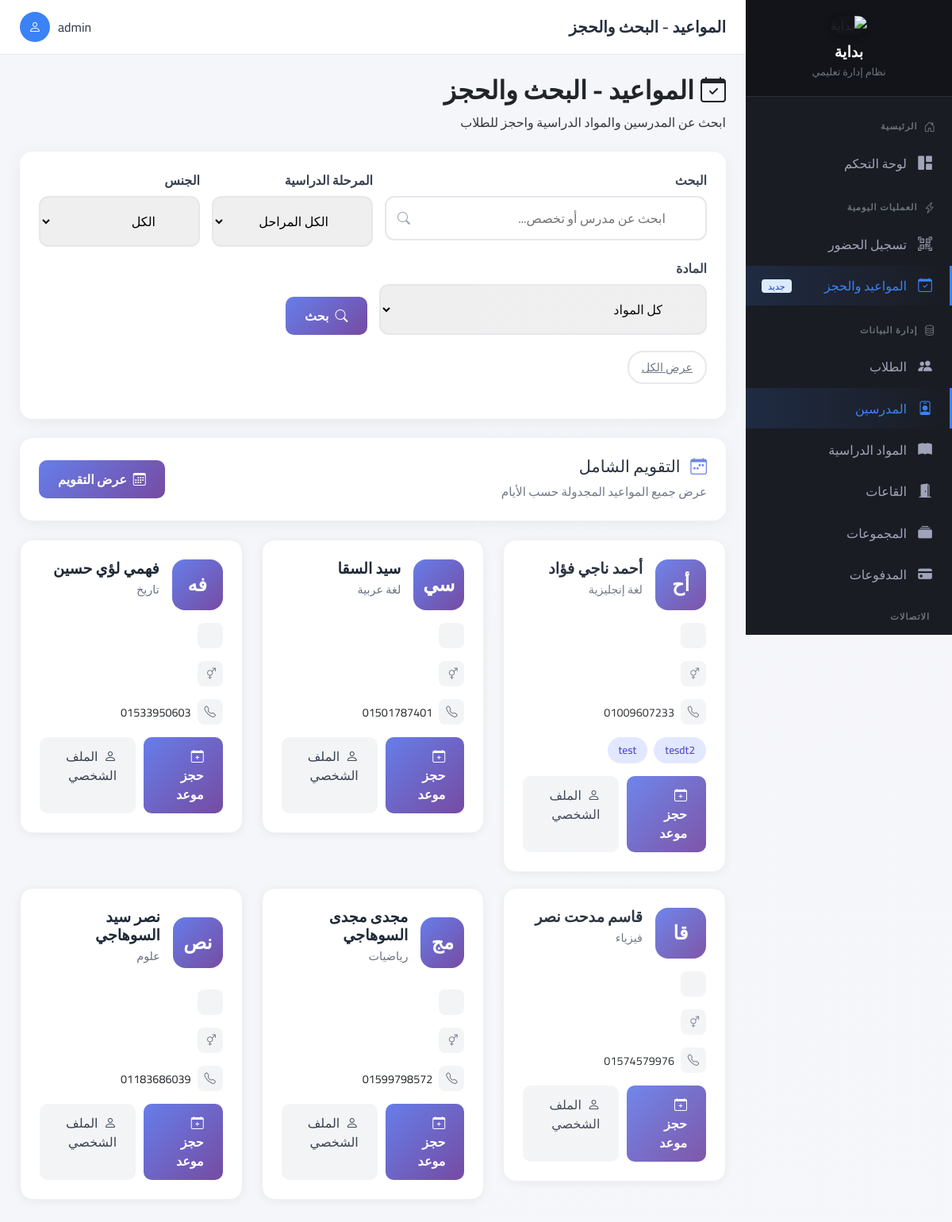
Screenshot of /teachers/bookings/ (signed in) with the database file from the repository.
### apps/accounts/models.py (models this page shows, shortened)
class User(AbstractUser):
    ROLE_CHOICES = [
        ('admin', 'مدير النظام'),
        ('supervisor', 'مشرف الحضور'),
        ('teacher', 'مدرس'),
    ]
    user_id = models.AutoField(primary_key=True)
    role = models.CharField(
        max_length=20,
        choices=ROLE_CHOICES,
        default='supervisor',
        verbose_name='الدور'
    )
    phone = models.CharField(
        max_length=17,
        blank=True,
        verbose_name='رقم الهاتف'
    )
    is_active = models.BooleanField(default=True)
    created_at = models.DateTimeField(auto_now_add=True)
    updated_at = models.DateTimeField(auto_now=True)
    class Meta:
        db_table = 'users'
        verbose_name = 'مستخدم'
        verbose_name_plural = 'المستخدمين'

### apps/teachers/models.py (models this page shows, shortened)
class Teacher(models.Model):
    teacher_id = models.AutoField(primary_key=True)
    full_name = models.CharField(max_length=255, verbose_name="اسم المدرس")
    phone = models.CharField(max_length=17, verbose_name="رقم الهاتف")
    email = models.EmailField(
        blank=True,
        null=True,
        unique=True,
        verbose_name="البريد الإلكتروني",
        help_text="حقل اختياري"
    )
    subjects = models.ManyToManyField(
        Subject,
        blank=True,
        related_name='teachers',
        verbose_name="التخصصات / المواد"
    )
    specialization = models.CharField(
        max_length=100,
        blank=True,
        verbose_name="التخصص (قديم)"
    )
    photo = models.ImageField(
        upload_to='teachers/photos/',
        blank=True,
        null=True,
        verbose_name="الصورة الشخصية",
        help_text="ضرورية لطباعة ظهر كارنيه الطالب"
    )
    hire_date = models.DateField(verbose_name="تاريخ التعيين")
    is_active = models.BooleanField(default=True, verbose_name="نشط")
    created_at = models.DateTimeField(auto_now_add=True)
    updated_at = models.DateTimeField(auto_now=True)
    class Meta:
        db_table = 'teachers'
        verbose_name = 'مدرس'
        verbose_name_plural = 'المدرسين'
        ordering = ['full_name']

class Subject(models.Model):
    name = models.CharField(max_length=100, unique=True, verbose_name="اسم المادة")
    class Meta:
        db_table = 'subjects'
        verbose_name = 'مادة دراسية'
        verbose_name_plural = 'المواد الدراسية'
        ordering = ['name']

### apps/teachers/views.py (the view)
# urls.py: path('bookings/', views.booking_search, name='booking_search'),
@login_required
def booking_search(request):
    query = request.GET.get('q', '')
    education_stage = request.GET.get('education_stage', '')
    gender = request.GET.get('gender', '')
    subject_id = request.GET.get('subject', '')
    subjects = Subject.objects.all().order_by('name')
    teachers = Teacher.objects.filter(is_active=True)
    if query:
        teachers = teachers.filter(
            Q(full_name__icontains=query) |
            Q(specialization__icontains=query)
        )
    if education_stage:
        teachers = teachers.filter(groups__education_stage=education_stage)
    if gender:
        teachers = teachers.filter(groups__gender_type=gender)
    if subject_id:
        teachers = teachers.filter(subjects__subject_id=subject_id)
    teachers = teachers.distinct()
    rooms = Room.objects.filter(is_active=True).order_by('name')
    context = {
        'teachers': teachers,
        'subjects': subjects,
        'rooms': rooms,
        'query': query,
        'education_stage': education_stage,
        'gender': gender,
        'selected_subject': subject_id,
        'education_stages': [
            ('primary', 'ابتدائي'),
            ('preparatory', 'اعدادي'),
            ('secondary', 'ثانوي'),
        ],
        'gender_types': [
            ('male', 'بنين'),
            ('female', 'بنات'),
            ('mixed', 'مختلط'),
        ],
    }
    return render(request, 'teachers/bookings/search.html', context)

### templates/teachers/bookings/search.html (shortened to what this page needs)
{% extends 'base.html' %}
{% block page_title %}المواعيد - البحث والحجز{% endblock %}
{% block content %}
<div class="search-hero">
    <div class="search-hero-content">
        <h1><i class="bi bi-calendar-check me-2"></i>المواعيد - البحث والحجز</h1>
        <p>ابحث عن المدرسين والمواد الدراسية واحجز للطلاب</p>
    </div>
</div>
<div class="search-card">
    <form method="get" class="filter-section">
        <div class="filter-group" style="flex: 2; min-width: 300px;">
            <label>البحث</label>
            <div class="search-input-wrapper">
                <i class="bi bi-search search-icon"></i>
                <input type="text" name="q" class="search-input" placeholder="ابحث عن مدرس أو تخصص..." value="{{ query }}">
            </div>
        </div>
        <div class="filter-group">
            <label>المرحلة الدراسية</label>
            <select name="education_stage" class="search-input">
                <option value="">الكل المراحل</option>
            </select>
        </div>
        <div class="filter-group">
            <label>الجنس</label>
            <select name="gender" class="search-input">
                <option value="">الكل</option>
            </select>
        </div>
        <div class="filter-group">
            <label>المادة</label>
            <select name="subject" class="search-input">
                <option value="">كل المواد</option>
            </select>
        </div>
        <div class="filter-group" style="display: flex; align-items: flex-end;">
            <button type="submit" class="btn-book">
                <i class="bi bi-search me-2"></i>بحث
            </button>
        </div>
    </form>
    <div class="quick-filters">
        <a href="{% url 'teachers:booking_search' %}" class="quick-filter-btn">
             عرض الكل
        </a>
    </div>
</div>
<div class="search-card" style="display: flex; justify-content: space-between; align-items: center;">
    <div>
        <h3 style="margin: 0 0 8px 0; color: #1f2937; font-size: 1.3rem;">
            <i class="bi bi-calendar-week me-2" style="color: #667eea;"></i>
            التقويم الشامل
        </h3>
        <p style="margin: 0; color: #6b7280; font-size: 0.95rem;">
            عرض جميع المواعيد المجدولة حسب الأيام
        </p>
    </div>
    <a href="{% url 'teachers:booking_calendar' %}" class="btn-book">
        <i class="bi bi-calendar3 me-2"></i>عرض التقويم
    </a>
</div>
{% if teachers %}
    <div class="row">
        {% for teacher in teachers %}
        <div class="col-lg-6 col-xl-4">
            <div class="teacher-card">
                <div class="teacher-card-header">
                    <div class="teacher-avatar">
                        {{ teacher.full_name|slice:"0:2"|upper }}
                    </div>
                    <div class="teacher-info">
                        <h3>{{ teacher.full_name }}</h3>
                        <p class="teacher-specialization">{{ teacher.specialization|default:"-" }}</p>
                    </div>
                </div>
                <div class="teacher-details">
                    <div class="detail-item">
                        <div class="detail-icon">
                        </div>
                    </div>
                    <div class="detail-item">
                        <div class="detail-icon">
                            <i class="bi bi-gender-ambiguous"></i>
                        </div>
                    </div>
                    <div class="detail-item">
                        <div class="detail-icon">
                            <i class="bi bi-telephone"></i>
                        </div>
                        <span>{{ teacher.phone|default:"-" }}</span>
                    </div>
                </div>
                {% if teacher.subjects.all %}
                <div class="subjects-tags" style="margin-bottom: 16px;">
                    {% for subject in teacher.subjects.all|slice:"0:3" %}
                    <span class="subject-tag">{{ subject.name }}</span>
                    {% endfor %}
                </div>
                {% endif %}
                <div class="teacher-actions">
                    <a href="{% url 'teachers:booking_create_for_teacher' teacher.teacher_id %}" class="btn-book">
                        <i class="bi bi-calendar-plus me-1"></i>
                        حجز موعد
                    </a>
                    <a href="{% url 'teachers:detail' teacher.teacher_id %}" class="btn-view">
                        <i class="bi bi-person me-1"></i>
                        الملف الشخصي
                    </a>
                </div>
            </div>
        </div>
        {% endfor %}
    </div>
{% else %}
    <div class="empty-state">
        <i class="bi bi-search"></i>
        <h3>لا توجد نتائج</h3>
        <p>جرب البحث بكلمات مختلفة أو مسح الفلاتر</p>
</div>
{% endif %}
{% endblock %}

### templates/base.html (shortened to what this page needs)
<!DOCTYPE html>
<html lang="ar" dir="rtl">
<head>
    <link href="https://cdn.jsdelivr.net/npm/bootstrap@5.3.2/dist/css/bootstrap.rtl.min.css" rel="stylesheet">
    <link rel="stylesheet" href="https://cdn.jsdelivr.net/npm/bootstrap-icons@1.11.1/font/bootstrap-icons.css">
</head>
<body>
    <aside class="sidebar" id="sidebar">
        <div class="sidebar-header">
            <img src="https://quant1.b-cdn.net/R3TXa5heKSHw.jpeg" alt="بداية" class="sidebar-logo">
            <h4>بداية</h4>
            <span>نظام إدارة تعليمي</span>
        </div>
        <nav class="sidebar-menu">
            <div class="menu-section">
                <div class="menu-header">
                    <i class="bi bi-house-door"></i>
                    الرئيسية
                </div>
                <a href="{% url 'reports:dashboard' %}" class="menu-item {% if request.resolver_match.namespace == 'reports' and request.resolver_match.url_name == 'dashboard' %}active{% endif %}">
                    <i class="bi bi-grid-1x2-fill"></i>
                    <span>لوحة التحكم</span>
                </a>
            </div>
            <div class="menu-section">
                <div class="menu-header">
                    <i class="bi bi-lightning-charge"></i>
                    العمليات اليومية
                </div>
                <a href="{% url 'attendance:scanner' %}" class="menu-item {% if request.resolver_match.url_name == 'scanner' %}active{% endif %}">
                    <i class="bi bi-qr-code-scan"></i>
                    <span>تسجيل الحضور</span>
                </a>
                <a href="{% url 'teachers:booking_search' %}" class="menu-item {% if 'booking' in request.resolver_match.url_name %}active{% endif %}">
                    <i class="bi bi-calendar-check"></i>
                    <span>المواعيد والحجز</span>
                    <span class="badge bg-primary">جديد</span>
                </a>
            </div>
            <div class="menu-section">
                <div class="menu-header">
                    <i class="bi bi-database"></i>
                    إدارة البيانات
                </div>
                <a href="{% url 'students:list' %}" class="menu-item {% if request.resolver_match.namespace == 'students' %}active{% endif %}">
                    <i class="bi bi-people-fill"></i>
                    <span>الطلاب</span>
                </a>
                <a href="{% url 'teachers:list' %}" class="menu-item {% if request.resolver_match.namespace == 'teachers' and 'room' not in request.resolver_match.url_name and 'group' not in request.resolver_match.url_name and 'subject' not in request.resolver_match.url_name %}active{% endif %}">
                    <i class="bi bi-person-badge"></i>
                    <span>المدرسين</span>
                </a>
                <a href="{% url 'teachers:subject_list' %}" class="menu-item {% if 'subject' in request.resolver_match.url_name %}active{% endif %}">
                    <i class="bi bi-book-fill"></i>
                    <span>المواد الدراسية</span>
                </a>
                <a href="{% url 'teachers:room_list' %}" class="menu-item {% if 'room' in request.resolver_match.url_name %}active{% endif %}">
                    <i class="bi bi-door-open-fill"></i>
                    <span>القاعات</span>
                </a>
                <a href="{% url 'teachers:group_list' %}" class="menu-item {% if 'group' in request.resolver_match.url_name %}active{% endif %}">
                    <i class="bi bi-collection-fill"></i>
                    <span>المجموعات</span>
                </a>
                <a href="{% url 'payments:list' %}" class="menu-item {% if request.resolver_match.namespace == 'payments' %}active{% endif %}">
                    <i class="bi bi-credit-card-fill"></i>
                    <span>المدفوعات</span>
                </a>
            </div>
            <div class="menu-section">
                <div class="menu-header">
                    الاتصالات
                </div>
                <a href="{% url 'notifications:whatsapp_dashboard' %}" class="menu-item {% if 'whatsapp' in request.path %}active{% endif %}">
                </a>
            </div>
        </nav>
    </aside>
    <div class="main-wrapper">
        <header class="top-header">
            <div class="d-flex align-items-center">
                <h1 class="page-title">{% block page_title %}لوحة التحكم{% endblock %}</h1>
            </div>
            {% if user.is_authenticated %}
            <div class="user-info">
                <span class="user-name">{{ user.get_full_name|default:user.username }}</span>
                <div class="user-avatar">
                    <i class="bi bi-person"></i>
                </div>
            </div>
            {% endif %}
        </header>
        <main class="content-area">
            {% block content %}{% endblock %}
        </main>
    </div>
</body>
</html>

### rows the page displays
User: get_full_name "admin"
Teacher: full_name "أح", full_name "أحمد ناجي فؤاد", specialization "لغة إنجليزية", phone "01009607233"
Subject: name "tesdt2"
Subject: name "test"
Teacher: full_name "سي", full_name "سيد السقا", specialization "لغة عربية", phone "01501787401"
Teacher: full_name "فه", full_name "فهمي لؤي حسين", specialization "تاريخ", phone "01533950603"
Teacher: full_name "قا", full_name "قاسم مدحت نصر", specialization "فيزياء", phone "01574579976"
Teacher: full_name "مج", full_name "مجدى مجدى السوهاجي", specialization "رياضيات", phone "01599798572"
Teacher: full_name "نص", full_name "نصر سيد السوهاجي", specialization "علوم", phone "01183686039"
